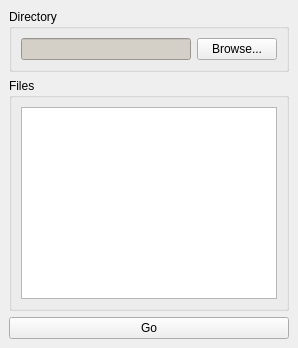
      <widget class="QWidget" name="tab_4" >
       <attribute name="title" >
        <string>Multiple Files</string>
       </attribute>
       <layout class="QVBoxLayout" >
        <property name="spacing" >
         <number>6</number>
        </property>
        <property name="margin" >
         <number>9</number>
        </property>
        <item>
         <widget class="QGroupBox" name="groupBox_4" >
          <property name="title" >
           <string>Directory</string>
          </property>
          <layout class="QHBoxLayout" >
           <property name="spacing" >
            <number>6</number>
           </property>
           <property name="margin" >
            <number>9</number>
           </property>
           <item>
            <widget class="QLineEdit" name="multi_directoryEdit" >
             <property name="palette" >
              <palette>
               <active>
                <colorrole role="WindowText" >
                 <brush brushstyle="SolidPattern" >
                  <color alpha="255" >
                   <red>0</red>
                   <green>0</green>
                   <blue>0</blue>
                  </color>
                 </brush>
                </colorrole>
                <colorrole role="Button" >
                 <brush brushstyle="SolidPattern" >
                  <color alpha="255" >
                   <red>212</red>
                   <green>208</green>
                   <blue>200</blue>
                  </color>
                 </brush>
                </colorrole>
                <colorrole role="Light" >
                 <brush brushstyle="SolidPattern" >
                  <color alpha="255" >
                   <red>255</red>
                   <green>255</green>
                   <blue>255</blue>
                  </color>
                 </brush>
                </colorrole>
                <colorrole role="Midlight" >
                 <brush brushstyle="SolidPattern" >
                  <color alpha="255" >
                   <red>234</red>
                   <green>229</green>
                   <blue>220</blue>
                  </color>
                 </brush>
                </colorrole>
                <colorrole role="Dark" >
                 <brush brushstyle="SolidPattern" >
                  <color alpha="255" >
                   <red>128</red>
                   <green>128</green>
                   <blue>128</blue>
                  </color>
                 </brush>
                </colorrole>
                <colorrole role="Mid" >
                 <brush brushstyle="SolidPattern" >
                  <color alpha="255" >
                   <red>141</red>
                   <green>139</green>
                   <blue>133</blue>
                  </color>
                 </brush>
                </colorrole>
                <colorrole role="Text" >
                 <brush brushstyle="SolidPattern" >
                  <color alpha="255" >
                   <red>0</red>
                   <green>0</green>
                   <blue>0</blue>
                  </color>
                 </brush>
                </colorrole>
                <colorrole role="BrightText" >
                 <brush brushstyle="SolidPattern" >
                  <color alpha="255" >
                   <red>255</red>
                   <green>255</green>
                   <blue>255</blue>
                  </color>
                 </brush>
                </colorrole>
                <colorrole role="ButtonText" >
                 <brush brushstyle="SolidPattern" >
                  <color alpha="255" >
                   <red>0</red>
                   <green>0</green>
                   <blue>0</blue>
                  </color>
                 </brush>
                </colorrole>
                <colorrole role="Base" >
                 <brush brushstyle="SolidPattern" >
                  <color alpha="255" >
                   <red>212</red>
                   <green>208</green>
                   <blue>200</blue>
                  </color>
                 </brush>
                </colorrole>
                <colorrole role="Window" >
                 <brush brushstyle="SolidPattern" >
                  <color alpha="255" >
                   <red>212</red>
                   <green>208</green>
                   <blue>200</blue>
                  </color>
                 </brush>
                </colorrole>
                <colorrole role="Shadow" >
                 <brush brushstyle="SolidPattern" >
                  <color alpha="255" >
                   <red>64</red>
                   <green>64</green>
                   <blue>64</blue>
                  </color>
                 </brush>
                </colorrole>
                <colorrole role="Highlight" >
                 <brush brushstyle="SolidPattern" >
                  <color alpha="255" >
                   <red>10</red>
                   <green>36</green>
                   <blue>106</blue>
                  </color>
                 </brush>
                </colorrole>
                <colorrole role="HighlightedText" >
                 <brush brushstyle="SolidPattern" >
                  <color alpha="255" >
                   <red>255</red>
                   <green>255</green>
                   <blue>255</blue>
                  </color>
                 </brush>
                </colorrole>
                <colorrole role="Link" >
                 <brush brushstyle="SolidPattern" >
                  <color alpha="255" >
                   <red>0</red>
                   <green>0</green>
                   <blue>255</blue>
                  </color>
                 </brush>
                </colorrole>
                <colorrole role="LinkVisited" >
                 <brush brushstyle="SolidPattern" >
                  <color alpha="255" >
                   <red>255</red>
                   <green>0</green>
                   <blue>255</blue>
                  </color>
                 </brush>
                </colorrole>
                <colorrole role="AlternateBase" >
                 <brush brushstyle="SolidPattern" >
                  <color alpha="255" >
                   <red>232</red>
                   <green>232</green>
                   <blue>232</blue>
                  </color>
                 </brush>
                </colorrole>
               </active>
               <inactive>
                <colorrole role="WindowText" >
                 <brush brushstyle="SolidPattern" >
                  <color alpha="255" >
                   <red>0</red>
                   <green>0</green>
                   <blue>0</blue>
                  </color>
                 </brush>
                </colorrole>
                <colorrole role="Button" >
                 <brush brushstyle="SolidPattern" >
                  <color alpha="255" >
                   <red>212</red>
                   <green>208</green>
                   <blue>200</blue>
                  </color>
                 </brush>
                </colorrole>
                <colorrole role="Light" >
                 <brush brushstyle="SolidPattern" >
                  <color alpha="255" >
                   <red>255</red>
                   <green>255</green>
                   <blue>255</blue>
                  </color>
                 </brush>
                </colorrole>
                <colorrole role="Midlight" >
                 <brush brushstyle="SolidPattern" >
                  <color alpha="255" >
                   <red>234</red>
                   <green>229</green>
                   <blue>220</blue>
                  </color>
                 </brush>
                </colorrole>
                <colorrole role="Dark" >
                 <brush brushstyle="SolidPattern" >
                  <color alpha="255" >
                   <red>128</red>
                   <green>128</green>
                   <blue>128</blue>
                  </color>
                 </brush>
                </colorrole>
                <colorrole role="Mid" >
                 <brush brushstyle="SolidPattern" >
                  <color alpha="255" >
                   <red>141</red>
                   <green>139</green>
                   <blue>133</blue>
                  </color>
                 </brush>
                </colorrole>
                <colorrole role="Text" >
                 <brush brushstyle="SolidPattern" >
                  <color alpha="255" >
                   <red>0</red>
                   <green>0</green>
                   <blue>0</blue>
                  </color>
                 </brush>
                </colorrole>
                <colorrole role="BrightText" >
                 <brush brushstyle="SolidPattern" >
                  <color alpha="255" >
                   <red>255</red>
                   <green>255</green>
                   <blue>255</blue>
                  </color>
                 </brush>
                </colorrole>
                <colorrole role="ButtonText" >
                 <brush brushstyle="SolidPattern" >
                  <color alpha="255" >
                   <red>0</red>
                   <green>0</green>
                   <blue>0</blue>
                  </color>
                 </brush>
                </colorrole>
                <colorrole role="Base" >
                 <brush brushstyle="SolidPattern" >
                  <color alpha="255" >
                   <red>212</red>
                   <green>208</green>
                   <blue>200</blue>
                  </color>
                 </brush>
                </colorrole>
                <colorrole role="Window" >
                 <brush brushstyle="SolidPattern" >
                  <color alpha="255" >
                   <red>212</red>
                   <green>208</green>
                   <blue>200</blue>
                  </color>
                 </brush>
                </colorrole>
                <colorrole role="Shadow" >
                 <brush brushstyle="SolidPattern" >
                  <color alpha="255" >
                   <red>64</red>
                   <green>64</green>
                   <blue>64</blue>
                  </color>
                 </brush>
                </colorrole>
                <colorrole role="Highlight" >
                 <brush brushstyle="SolidPattern" >
                  <color alpha="255" >
                   <red>212</red>
                   <green>208</green>
                   <blue>200</blue>
                  </color>
                 </brush>
                </colorrole>
                <colorrole role="HighlightedText" >
                 <brush brushstyle="SolidPattern" >
                  <color alpha="255" >
                   <red>0</red>
                   <green>0</green>
                   <blue>0</blue>
                  </color>
                 </brush>
                </colorrole>
                <colorrole role="Link" >
                 <brush brushstyle="SolidPattern" >
                  <color alpha="255" >
                   <red>0</red>
                   <green>0</green>
                   <blue>255</blue>
                  </color>
                 </brush>
                </colorrole>
                <colorrole role="LinkVisited" >
                 <brush brushstyle="SolidPattern" >
                  <color alpha="255" >
                   <red>255</red>
                   <green>0</green>
                   <blue>255</blue>
                  </color>
                 </brush>
                </colorrole>
                <colorrole role="AlternateBase" >
                 <brush brushstyle="SolidPattern" >
                  <color alpha="255" >
                   <red>232</red>
                   <green>232</green>
                   <blue>232</blue>
                  </color>
                 </brush>
                </colorrole>
               </inactive>
               <disabled>
                <colorrole role="WindowText" >
                 <brush brushstyle="SolidPattern" >
                  <color alpha="255" >
                   <red>106</red>
                   <green>104</green>
                   <blue>100</blue>
                  </color>
                 </brush>
                </colorrole>
                <colorrole role="Button" >
                 <brush brushstyle="SolidPattern" >
                  <color alpha="255" >
                   <red>212</red>
                   <green>208</green>
                   <blue>200</blue>
                  </color>
                 </brush>
                </colorrole>
                <colorrole role="Light" >
                 <brush brushstyle="SolidPattern" >
                  <color alpha="255" >
                   <red>255</red>
                   <green>255</green>
                   <blue>255</blue>
                  </color>
                 </brush>
                </colorrole>
                <colorrole role="Midlight" >
                 <brush brushstyle="SolidPattern" >
                  <color alpha="255" >
                   <red>233</red>
                   <green>231</green>
                   <blue>227</blue>
                  </color>
                 </brush>
                </colorrole>
                <colorrole role="Dark" >
                 <brush brushstyle="SolidPattern" >
                  <color alpha="255" >
                   <red>128</red>
                   <green>128</green>
                   <blue>128</blue>
                  </color>
                 </brush>
                </colorrole>
                <colorrole role="Mid" >
                 <brush brushstyle="SolidPattern" >
                  <color alpha="255" >
                   <red>141</red>
                   <green>139</green>
                   <blue>133</blue>
                  </color>
                 </brush>
                </colorrole>
                <colorrole role="Text" >
                 <brush brushstyle="SolidPattern" >
                  <color alpha="255" >
                   <red>106</red>
                   <green>104</green>
                   <blue>100</blue>
                  </color>
                 </brush>
                </colorrole>
                <colorrole role="BrightText" >
                 <brush brushstyle="SolidPattern" >
                  <color alpha="255" >
                   <red>255</red>
                   <green>255</green>
                   <blue>255</blue>
                  </color>
                 </brush>
                </colorrole>
                <colorrole role="ButtonText" >
                 <brush brushstyle="SolidPattern" >
                  <color alpha="255" >
                   <red>106</red>
                   <green>104</green>
                   <blue>100</blue>
                  </color>
                 </brush>
                </colorrole>
                <colorrole role="Base" >
                 <brush brushstyle="SolidPattern" >
                  <color alpha="255" >
                   <red>212</red>
                   <green>208</green>
                   <blue>200</blue>
                  </color>
                 </brush>
                </colorrole>
                <colorrole role="Window" >
                 <brush brushstyle="SolidPattern" >
                  <color alpha="255" >
                   <red>212</red>
                   <green>208</green>
                   <blue>200</blue>
                  </color>
                 </brush>
                </colorrole>
                <colorrole role="Shadow" >
                 <brush brushstyle="SolidPattern" >
                  <color alpha="255" >
                   <red>0</red>
                   <green>0</green>
                   <blue>0</blue>
                  </color>
                 </brush>
                </colorrole>
                <colorrole role="Highlight" >
                 <brush brushstyle="SolidPattern" >
                  <color alpha="255" >
                   <red>10</red>
                   <green>36</green>
                   <blue>106</blue>
                  </color>
                 </brush>
                </colorrole>
                <colorrole role="HighlightedText" >
                 <brush brushstyle="SolidPattern" >
                  <color alpha="255" >
                   <red>255</red>
                   <green>255</green>
                   <blue>255</blue>
                  </color>
                 </brush>
                </colorrole>
                <colorrole role="Link" >
                 <brush brushstyle="SolidPattern" >
                  <color alpha="255" >
                   <red>0</red>
                   <green>0</green>
                   <blue>255</blue>
                  </color>
                 </brush>
                </colorrole>
                <colorrole role="LinkVisited" >
                 <brush brushstyle="SolidPattern" >
                  <color alpha="255" >
                   <red>255</red>
                   <green>0</green>
                   <blue>255</blue>
                  </color>
                 </brush>
                </colorrole>
                <colorrole role="AlternateBase" >
                 <brush brushstyle="SolidPattern" >
                  <color alpha="255" >
                   <red>232</red>
                   <green>232</green>
                   <blue>232</blue>
                  </color>
                 </brush>
                </colorrole>
               </disabled>
              </palette>
             </property>
             <property name="font" >
              <font>
               <family>MS Shell Dlg 2</family>
               <pointsize>8</pointsize>
               <weight>75</weight>
               <italic>false</italic>
               <bold>true</bold>
               <underline>false</underline>
               <strikeout>false</strikeout>
              </font>
             </property>
             <property name="alignment" >
              <set>Qt::AlignRight</set>
             </property>
             <property name="readOnly" >
              <bool>true</bool>
             </property>
            </widget>
           </item>
           <item>
            <widget class="QPushButton" name="multi_browseButton" >
             <property name="text" >
              <string>Browse...</string>
             </property>
            </widget>
           </item>
          </layout>
         </widget>
        </item>
        <item>
         <widget class="QGroupBox" name="groupBox_8" >
          <property name="title" >
           <string>Files</string>
          </property>
          <layout class="QVBoxLayout" >
           <property name="spacing" >
            <number>6</number>
           </property>
           <property name="margin" >
            <number>9</number>
           </property>
           <item>
            <widget class="QListView" name="multi_filesView" >
             <property name="editTriggers" >
              <set>QAbstractItemView::NoEditTriggers</set>
             </property>
             <property name="alternatingRowColors" >
              <bool>true</bool>
             </property>
            </widget>
           </item>
          </layout>
         </widget>
        </item>
        <item>
         <widget class="QPushButton" name="multi_goButton" >
          <property name="text" >
           <string>Go</string>
          </property>
         </widget>
        </item>
       </layout>
      </widget>
